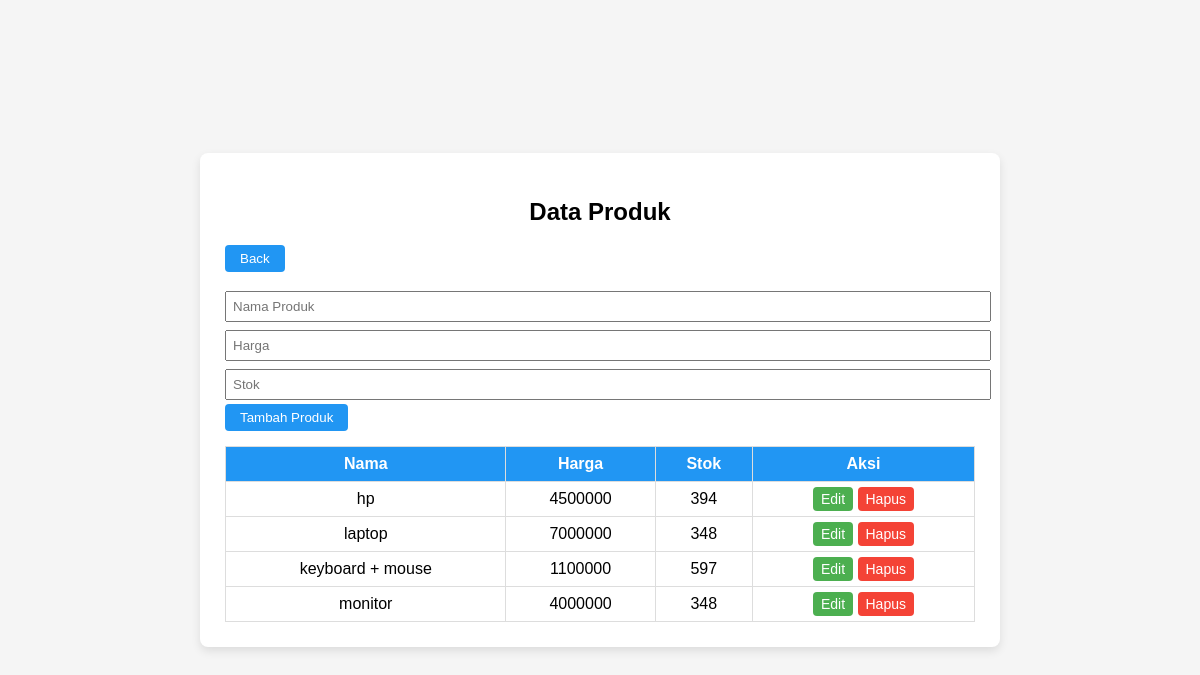
Page /produk.php (signed in) on the committed database.
### tables this page shows
CREATE TABLE `produk` (
  `id` int(11) NOT NULL,
  `namaproduk` varchar(255) DEFAULT NULL,
  `harga` decimal(10,0) DEFAULT NULL,
  `stok` int(11) DEFAULT NULL
);

### produk.php (the view, shortened to what this page needs)
<?php
include "koneksi.php";
$edit = false;
$edata = [];
?>
<!DOCTYPE html>
<html>
<head>
</head>
<body>
<div class="container">
    <h2>Data Produk</h2>
    <div class="back">
        <a href="index.php"><button>Back</button></a>
    </div>
    <form method="post">
        <input name="nama"
               placeholder="Nama Produk"
               value="<?= $edit ? $edata['namaproduk'] : '' ?>"
               required>
        <input name="harga"
               type="number"
               placeholder="Harga"
               value="<?= $edit ? $edata['harga'] : '' ?>"
               required>
        <input name="stok"
               type="number"
               placeholder="Stok"
               value="<?= $edit ? $edata['stok'] : '' ?>"
               required>
        <?php if($edit){ ?>
            <button name="update">Update Produk</button>
            <a href="produk.php"><button type="button">Batal</button></a>
        <?php } else { ?>
            <button name="tambah">Tambah Produk</button>
        <?php } ?>
    </form>
    <table>
        <tr>
            <th>Nama</th>
            <th>Harga</th>
            <th>Stok</th>
            <th>Aksi</th>
        </tr>
        <?php
        $data = mysqli_query($koneksi, "SELECT * FROM produk");
        while($p = mysqli_fetch_assoc($data)){
        ?>
        <tr>
            <td><?= $p['namaproduk']; ?></td>
            <td><?= $p['harga']; ?></td>
            <td><?= $p['stok']; ?></td>
            <td>
                <a href="?edit=<?= $p['id']; ?>" class="edit">Edit</a>
                <a href="?hapus=<?= $p['id']; ?>"
                   class="hapus"
                   onclick="return confirm('Yakin hapus produk ini?')">
                   Hapus
                </a>
            </td>
        </tr>
        <?php } ?>
    </table>
</div>
</body>
</html>

### produk.php (style rules this page uses)
body { margin: 0; min-height: 100vh; display: flex; justify-content: center; align-items: center; background-color: whitesmoke; font-family: Arial, sans-serif; }
.container { background: white; padding: 25px; width: 750px; border-radius: 8px; box-shadow: 0 4px 10px rgba(0,0,0,0.1); }
h2 { text-align: center; }
input { padding: 6px; margin: 4px 0; width: 100%; }
button { padding: 6px 15px; border: none; background: #2196F3; color: white; border-radius: 4px; cursor: pointer; }
table { width: 100%; border-collapse: collapse; margin-top: 15px; }
table th, table td { border: 1px solid #ddd; padding: 8px; text-align: center; }
table th { background: #2196F3; color: white; }
.hapus { background: #f44336; color: white; padding: 4px 8px; border-radius: 4px; text-decoration: none; font-size: 14px; }
.edit { background: #4CAF50; color: white; padding: 4px 8px; border-radius: 4px; text-decoration: none; font-size: 14px; }
.back { margin-bottom: 15px; }

### rows in the picture
produk: namaproduk "hp", harga "4500000", stok "394"
produk: namaproduk "laptop", harga "7000000", stok "348"
produk: namaproduk "keyboard + mouse", harga "1100000", stok "597"
produk: namaproduk "monitor", harga "4000000", stok "348"
